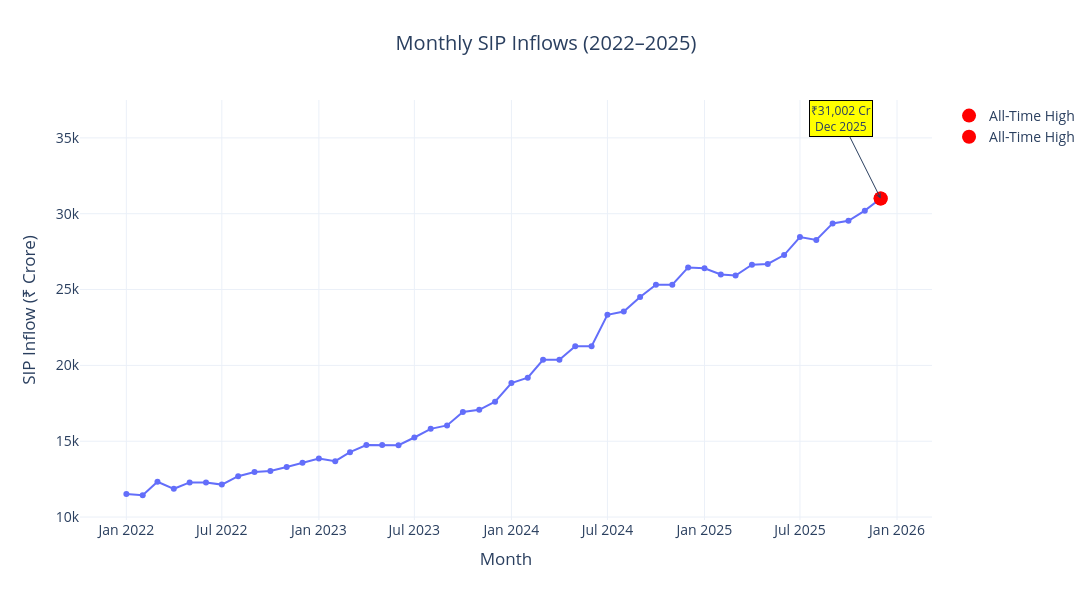

Notebook cell for this chart:
### Markdown cell above
## **SIP Inflow Time Series: Monthly SIP Trend Jan 2022 – Dec 2025. Annotate The ₹31,002 Cr All Time High (Dec 2025) Using Plotly.**

### Code cell
fig.add_scatter(

    x=[peak_date],

    y=[peak["sip_inflow_crore"]],

    mode="markers",

    marker=dict(
        size=14,
        color="red"
    ),

    name="All-Time High"
)

### Figure 1 — Plotly figure (JSON) as saved in the notebook; plotly's stock layout.template omitted (floating-point values rounded to 4 significant figures)
{"data": [{"hovertemplate": "Month=%{x}<br>SIP Inflow (₹ Crore)=%{y}<extra></extra>", "legendgroup": "", "line": {"color": "#636efa", "dash": "solid"}, "marker": {"symbol": "circle"}, "mode": "lines+markers", "name": "", "orientation": "v", "showlegend": false, "type": "scatter", "x": ["2022-01-01T00:00:00.000000", "2022-02-01T00:00:00.000000", "2022-03-01T00:00:00.000000", "2022-04-01T00:00:00.000000", "2022-05-01T00:00:00.000000", "2022-06-01T00:00:00.000000", "2022-07-01T00:00:00.000000", "2022-08-01T00:00:00.000000", "2022-09-01T00:00:00.000000", "2022-10-01T00:00:00.000000", "2022-11-01T00:00:00.000000", "2022-12-01T00:00:00.000000", "2023-01-01T00:00:00.000000", "2023-02-01T00:00:00.000000", "2023-03-01T00:00:00.000000", "2023-04-01T00:00:00.000000", "2023-05-01T00:00:00.000000", "2023-06-01T00:00:00.000000", "2023-07-01T00:00:00.000000", "2023-08-01T00:00:00.000000", "2023-09-01T00:00:00.000000", "2023-10-01T00:00:00.000000", "2023-11-01T00:00:00.000000", "2023-12-01T00:00:00.000000", "2024-01-01T00:00:00.000000", "2024-02-01T00:00:00.000000", "2024-03-01T00:00:00.000000", "2024-04-01T00:00:00.000000", "2024-05-01T00:00:00.000000", "2024-06-01T00:00:00.000000", "2024-07-01T00:00:00.000000", "2024-08-01T00:00:00.000000", "2024-09-01T00:00:00.000000", "2024-10-01T00:00:00.000000", "2024-11-01T00:00:00.000000", "2024-12-01T00:00:00.000000", "2025-01-01T00:00:00.000000", "2025-02-01T00:00:00.000000", "2025-03-01T00:00:00.000000", "2025-04-01T00:00:00.000000", "2025-05-01T00:00:00.000000", "2025-06-01T00:00:00.000000", "2025-07-01T00:00:00.000000", "2025-08-01T00:00:00.000000", "2025-09-01T00:00:00.000000", "2025-10-01T00:00:00.000000", "2025-11-01T00:00:00.000000", "2025-12-01T00:00:00.000000"], "xaxis": "x", "y": [11517, 11438, 12328, 11863, 12286, 12276, 12140, 12694, 12976, 13040, 13306, 13573, 13856, 13687, 14276, 14749, 14749, 14734, 15245, 15814, 16042, 16928, 17073, 17610, 18838, 19187, 20371, 20371, 21262, 21262, 23332, 23547, 24509, 25323, 25320, 26459, 26400, 25999, 25926, 26632, 26688, 27274, 28464, 28265, 29361, 29529, 30200, 31002], "yaxis": "y"}, {"marker": {"color": "red", "size": 14}, "mode": "markers", "name": "All-Time High", "type": "scatter", "x": ["2025-12-01T00:00:00"], "y": [31002]}, {"marker": {"color": "red", "size": 14}, "mode": "markers", "name": "All-Time High", "type": "scatter", "x": ["2025-12-01"], "y": [31002]}], "layout": {"annotations": [{"arrowhead": 3, "ax": -40, "ay": -80, "bgcolor": "yellow", "bordercolor": "black", "font": {"size": 12}, "showarrow": true, "text": "₹31,002 Cr<br>Dec 2025", "x": "2025-12-01T00:00:00", "y": 31002}], "font": {"size": 14}, "height": 600, "hovermode": "x unified", "legend": {"tracegroupgap": 0}, "title": {"text": "Monthly SIP Inflows (2022–2025)", "x": 0.5, "xanchor": "center"}, "width": 1200, "xaxis": {"anchor": "y", "domain": [0, 1], "title": {"text": "Month"}}, "yaxis": {"anchor": "x", "domain": [0, 1], "title": {"text": "SIP Inflow (₹ Crore)"}}}}
